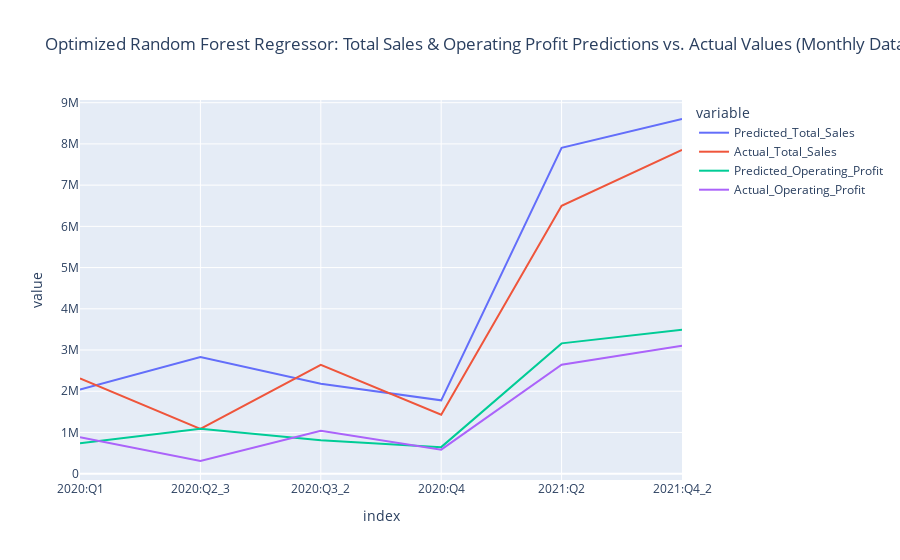

This figure's notebook cell:
### Code cell
#Plot the predictions vs. the actual values
px.line(opt_rfr_df, x=opt_rfr_df.index, y=['Predicted_Total_Sales', 'Actual_Total_Sales', 'Predicted_Operating_Profit', 'Actual_Operating_Profit'], 
        title='Optimized Random Forest Regressor: Total Sales & Operating Profit Predictions vs. Actual Values (Monthly Data)')

### Figure 1 — Plotly figure (JSON) as saved in the notebook; plotly's stock layout.template omitted (floating-point values rounded to 4 significant figures)
{"data": [{"hovertemplate": "variable=Predicted_Total_Sales<br>index=%{x}<br>value=%{y}<extra></extra>", "legendgroup": "Predicted_Total_Sales", "line": {"color": "#636efa", "dash": "solid"}, "marker": {"symbol": "circle"}, "mode": "lines", "name": "Predicted_Total_Sales", "orientation": "v", "showlegend": true, "type": "scatter", "x": ["2020:Q1", "2020:Q2_3", "2020:Q3_2", "2020:Q4", "2021:Q2", "2021:Q4_2"], "xaxis": "x", "y": [2039000.0, 2828000.0, 2184000.0, 1778000.0, 7906000.0, 8605000.0], "yaxis": "y"}, {"hovertemplate": "variable=Actual_Total_Sales<br>index=%{x}<br>value=%{y}<extra></extra>", "legendgroup": "Actual_Total_Sales", "line": {"color": "#EF553B", "dash": "solid"}, "marker": {"symbol": "circle"}, "mode": "lines", "name": "Actual_Total_Sales", "orientation": "v", "showlegend": true, "type": "scatter", "x": ["2020:Q1", "2020:Q2_3", "2020:Q3_2", "2020:Q4", "2021:Q2", "2021:Q4_2"], "xaxis": "x", "y": [2312746, 1084194, 2641630, 1428569, 6498339, 7855000.0], "yaxis": "y"}, {"hovertemplate": "variable=Predicted_Operating_Profit<br>index=%{x}<br>value=%{y}<extra></extra>", "legendgroup": "Predicted_Operating_Profit", "line": {"color": "#00cc96", "dash": "solid"}, "marker": {"symbol": "circle"}, "mode": "lines", "name": "Predicted_Operating_Profit", "orientation": "v", "showlegend": true, "type": "scatter", "x": ["2020:Q1", "2020:Q2_3", "2020:Q3_2", "2020:Q4", "2021:Q2", "2021:Q4_2"], "xaxis": "x", "y": [740300.0, 1092000.0, 807900.0, 643600.0, 3161000.0, 3491000.0], "yaxis": "y"}, {"hovertemplate": "variable=Actual_Operating_Profit<br>index=%{x}<br>value=%{y}<extra></extra>", "legendgroup": "Actual_Operating_Profit", "line": {"color": "#ab63fa", "dash": "solid"}, "marker": {"symbol": "circle"}, "mode": "lines", "name": "Actual_Operating_Profit", "orientation": "v", "showlegend": true, "type": "scatter", "x": ["2020:Q1", "2020:Q2_3", "2020:Q3_2", "2020:Q4", "2021:Q2", "2021:Q4_2"], "xaxis": "x", "y": [883800.0, 307000.0, 1043000.0, 582300.0, 2644000.0, 3102000.0], "yaxis": "y"}], "layout": {"legend": {"title": {"text": "variable"}, "tracegroupgap": 0}, "title": {"text": "Optimized Random Forest Regressor: Total Sales & Operating Profit Predictions vs. Actual Values (Monthly Data)"}, "xaxis": {"anchor": "y", "domain": [0, 1], "title": {"text": "index"}}, "yaxis": {"anchor": "x", "domain": [0, 1], "title": {"text": "value"}}}}
